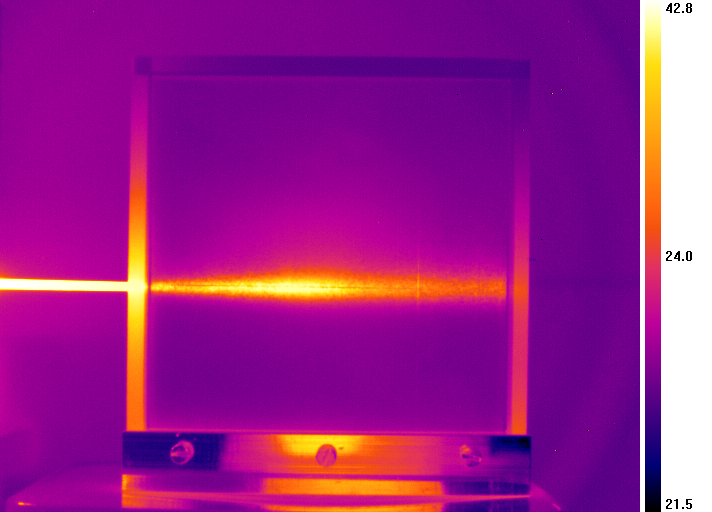
#> input picture 0.1.bmp, 712 x 512 px, given in place of 3.2.bmp, which was not available
$ python plog_3d_slice.py
#> lines starting #> are read from the running program, lines starting #| are printed output that depends on the picture; pictures that were not available may be replaced by others from this repository, and a replacement may not be noted
### image_process.py
import glob
import os

import matplotlib.pyplot as plt
import numpy as np
from PIL import Image
from scipy.ndimage import rotate

PATH_CARBON = r"D:\seadrive\陈显力\我的资料库\调研\碳纳米管薄膜气体温度场\实验数据\20241018\Air 15V×0.12A 0° 41cm 900mlmin"


# [18 lines left out: functions read_img_name_from_dir, get_image_paths, not called in this run]


# 读取BMP文件并将其转换为numpy数组
def read_bmp_to_array(image_path: str) -> np.array:
    with Image.open(image_path) as img:
#> img is the input picture: PIL image 712x512 RGB; mean R, G, B 155.3, 32.8, 141.2
        return np.array(img)


# plot image
def plot_image(img: np.array) -> None:
    plt.imshow(img)


# Pattern recognition
# [14 lines left out: function reco_specific_pattern_file, not called in this run]

def stack_img(images):
    images_3d = np.stack(images, axis=2)
    return images_3d

# 主函数
# [29 lines left out: functions main, get_images, not called in this run]


# [2 lines that do not run on import are left out]

### plog_3d_slice.py
import numpy as np
import matplotlib.pyplot as plt
from matplotlib.colors import Normalize
from scipy.ndimage import zoom

from image_process import read_bmp_to_array

# Create figure and 3D axes
fig = plt.figure(figsize=(8, 6))  # Set figure size for aspect ratio
ax = fig.add_subplot(111, projection='3d')

# ax.set_box_aspect([2, 1, 1])  # Set aspect ratio for x, y, z axes

# Parameters to control the shape
n_planes = 5  # Number of planes to create
radius = 20  # Radius of the base circle
height = 150  # Height of the structure

img_path = r"D:\seadrive\陈显力\我的资料库\调研\碳纳米管薄膜气体温度场\实验数据\20241018\Air 15V×0.12A 0° 41cm 900mlmin\3.2.bmp"
# img_one = read_bmp_to_array(img_path)[:, :, 0]
img_one = read_bmp_to_array(img_path)[280:320, 175:510, 0]
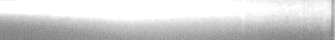
#> img_one: shape (40, 335); min 119, max 255, mean 210.8

nx, ny = img_one.shape  # 512, 712, 51
#> nx = 40; ny = 335
ax.set_box_aspect([nx, ny, 51])  # X:Y:Z 比例为 50:50:500  # X:Y:Z 比例为 50:50:500

# Generate coordinates for the planes
for i in range(n_planes):
    z = i * 0.1  # Calculate z position of the plane
    # Create a 2D numpy array to represent the plane as an image

    plane_image = img_one  # Normalize image to [0, 1] for proper coloring
    x = np.linspace(-radius, radius, 100)  # Set fixed size for x and y to 100 for consistent resolution
    y = np.linspace(-radius, radius, 100)
    x, y = np.meshgrid(x, y)
    # [9 lines of commented-out code are left out]
    zoom_factors = (x.shape[0] / plane_image.shape[0], y.shape[1] / plane_image.shape[1])
    plane_image_resized = zoom(plane_image, zoom_factors)
    # plane_image_resized = np.clip(np.repeat(plane_image_resized[..., np.newaxis], 3, axis=2), 0,
    #                               1)  # Clip values to [0, 1] range for RGBA  # Convert to RGB
    plane_image_resized = plt.cm.inferno(plane_image_resized / plane_image_resized.max())[:, :, :3]  # Normalize values before applying colormap  # Apply colormap and extract RGB channels

    # Plot the plane as a surface
    ax.plot_surface(x, y, np.full_like(x, z), facecolors=plane_image_resized, alpha=0.5)
#> this loop made 5 passes
#> pass 1, `plane_image_resized = zoom(plane_image, zoom_factors)`:
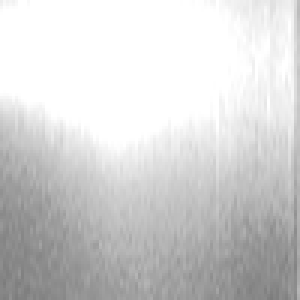
#> plane_image_resized: shape (100, 100) (shown 3 times larger); min 124, max 255, mean 210.9
#> pass 1, `plane_image_resized = plt.cm.inferno(plane_image_resized / plane_image..`:
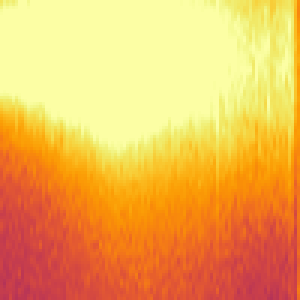
#> plane_image_resized: shape (100, 100, 3) float64 (shown 3 times larger); mean of channels 0, 1, 2 0.947, 0.704, 0.349; drawn as R, G, B
#> after the loop:
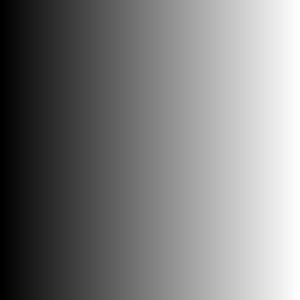
#> x: shape (100, 100) float64 (shown 3 times larger); min -20, max 20, mean -2.67e-16; drawn with min black and max white

# Set axis limits
ax.set_xlim([-radius, radius])
ax.set_ylim([-radius, radius])
ax.set_zlim([0, n_planes * 0.1])

# Set labels
ax.set_xlabel('X axis (mm)')
ax.set_ylabel('Y axis (mm)')
ax.set_zlabel('Z axis (mm)')

# Show plot
plt.show()
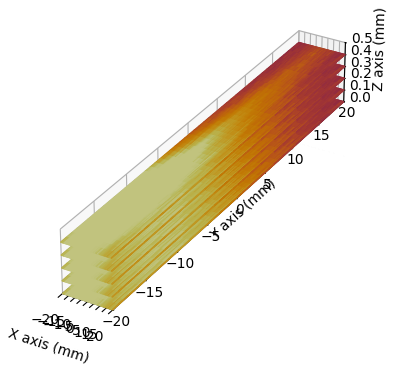
#> figure drawn by matplotlib, 1 panel
